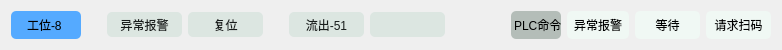
  <widget class="QWidget" name="layoutWidget_8">
   <property name="geometry">
    <rect>
     <x>20</x>
     <y>409</y>
     <width>781</width>
     <height>30</height>
    </rect>
   </property>
   <layout class="QGridLayout" name="gridLayout_8">
    <item row="0" column="10">
     <widget class="QPushButton" name="pb_CmdA_8">
      <property name="minimumSize">
       <size>
        <width>75</width>
        <height>25</height>
       </size>
      </property>
      <property name="styleSheet">
       <string notr="true">background: rgb(220, 230, 225);
border-color: rgb(0, 0, 0);
border-radius: 5px;
color:rgb(24, 28, 27);</string>
      </property>
      <property name="text">
       <string>流出-51</string>
      </property>
     </widget>
    </item>
    <item row="0" column="16">
     <widget class="QLabel" name="lb_RequestCode_8">
      <property name="minimumSize">
       <size>
        <width>65</width>
        <height>25</height>
       </size>
      </property>
      <property name="styleSheet">
       <string notr="true">border-radius: 5px;
background-color: rgb(240, 248, 244);</string>
      </property>
      <property name="text">
       <string>请求扫码</string>
      </property>
      <property name="alignment">
       <set>Qt::AlignCenter</set>
      </property>
     </widget>
    </item>
    <item row="0" column="13">
     <widget class="QLabel" name="label_11">
      <property name="minimumSize">
       <size>
        <width>50</width>
        <height>25</height>
       </size>
      </property>
      <property name="styleSheet">
       <string notr="true">border-radius: 5px;
background-color: rgb(180, 189, 184);</string>
      </property>
      <property name="text">
       <string> PLC命令</string>
      </property>
      <property name="alignment">
       <set>Qt::AlignCenter</set>
      </property>
     </widget>
    </item>
    <item row="0" column="3">
     <spacer name="horizontalSpacer_23">
      <property name="orientation">
       <enum>Qt::Horizontal</enum>
      </property>
      <property name="sizeType">
       <enum>QSizePolicy::Fixed</enum>
      </property>
      <property name="sizeHint" stdset="0">
       <size>
        <width>20</width>
        <height>20</height>
       </size>
      </property>
     </spacer>
    </item>
    <item row="0" column="6">
     <spacer name="horizontalSpacer_24">
      <property name="orientation">
       <enum>Qt::Horizontal</enum>
      </property>
      <property name="sizeType">
       <enum>QSizePolicy::Fixed</enum>
      </property>
      <property name="sizeHint" stdset="0">
       <size>
        <width>20</width>
        <height>20</height>
       </size>
      </property>
     </spacer>
    </item>
    <item row="0" column="4">
     <widget class="QPushButton" name="pb_Error_8">
      <property name="minimumSize">
       <size>
        <width>75</width>
        <height>25</height>
       </size>
      </property>
      <property name="styleSheet">
       <string notr="true">background: rgb(220, 230, 225);
border-color: rgb(0, 0, 0);
border-radius: 5px;
color:rgb(24, 28, 27);</string>
      </property>
      <property name="text">
       <string>异常报警</string>
      </property>
     </widget>
    </item>
    <item row="0" column="12">
     <spacer name="horizontalSpacer_25">
      <property name="orientation">
       <enum>Qt::Horizontal</enum>
      </property>
      <property name="sizeType">
       <enum>QSizePolicy::Fixed</enum>
      </property>
      <property name="sizeHint" stdset="0">
       <size>
        <width>60</width>
        <height>20</height>
       </size>
      </property>
     </spacer>
    </item>
    <item row="0" column="11">
     <widget class="QPushButton" name="pb_CmdB_8">
      <property name="minimumSize">
       <size>
        <width>75</width>
        <height>25</height>
       </size>
      </property>
      <property name="styleSheet">
       <string notr="true">background: rgb(220, 230, 225);
border-color: rgb(0, 0, 0);
border-radius: 5px;
color:rgb(24, 28, 27);</string>
      </property>
      <property name="text">
       <string/>
      </property>
     </widget>
    </item>
    <item row="0" column="15">
     <widget class="QLabel" name="lb_Wait_8">
      <property name="minimumSize">
       <size>
        <width>65</width>
        <height>25</height>
       </size>
      </property>
      <property name="styleSheet">
       <string notr="true">border-radius: 5px;
background-color: rgb(240, 248, 244);</string>
      </property>
      <property name="text">
       <string>等待</string>
      </property>
      <property name="alignment">
       <set>Qt::AlignCenter</set>
      </property>
     </widget>
    </item>
    <item row="0" column="2">
     <widget class="QLabel" name="lb_WorkStation_8">
      <property name="minimumSize">
       <size>
        <width>70</width>
        <height>28</height>
       </size>
      </property>
      <property name="styleSheet">
       <string notr="true">border-radius: 5px;
background-color: rgb(85, 170, 255);</string>
      </property>
      <property name="text">
       <string>工位-8 </string>
      </property>
      <property name="alignment">
       <set>Qt::AlignCenter</set>
      </property>
     </widget>
    </item>
    <item row="0" column="14">
     <widget class="QLabel" name="lb_Error_8">
      <property name="minimumSize">
       <size>
        <width>62</width>
        <height>25</height>
       </size>
      </property>
      <property name="styleSheet">
       <string notr="true">border-radius: 5px;
background-color: rgb(240, 248, 244);</string>
      </property>
      <property name="text">
       <string>异常报警</string>
      </property>
      <property name="alignment">
       <set>Qt::AlignCenter</set>
      </property>
     </widget>
    </item>
    <item row="0" column="5">
     <widget class="QPushButton" name="pb_Reset_8">
      <property name="minimumSize">
       <size>
        <width>75</width>
        <height>25</height>
       </size>
      </property>
      <property name="styleSheet">
       <string notr="true">background: rgb(220, 230, 225);
border-color: rgb(0, 0, 0);
border-radius: 5px;
color:rgb(24, 28, 27);</string>
      </property>
      <property name="text">
       <string>复位</string>
      </property>
     </widget>
    </item>
   </layout>
  </widget>
